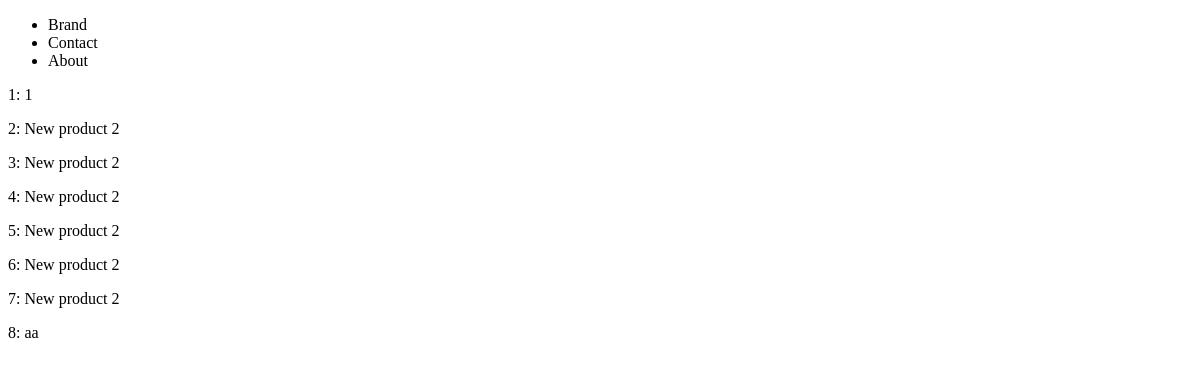
Before: /product/ with the older database file.
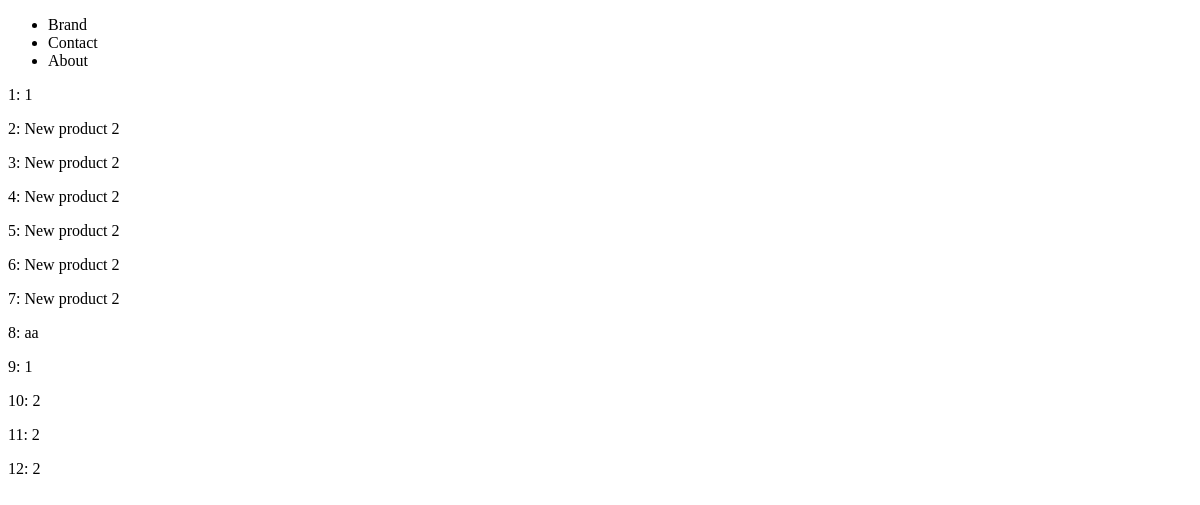
After: the same page with the newer database file.
### products/models.py (models this page shows)
class Product(models.Model):
    title = models.CharField(max_length=120)
    description = models.TextField(blank=True, null=True)
    price = models.DecimalField(decimal_places=2, max_digits=10000)
    summary = models.TextField(blank=True, null=True)

### products/views.py (the view)
# urls.py: path('product/', product_list_view),
def product_list_view(request):
    queryset = Product.objects.all() # list of objects
    context = {
        "object_list": queryset
    }
    return render(request, "product/list.html", context)

### products/templates/product/list.html
{% extends 'base.html' %}
{% block content %}
    {% for instance in object_list %}
        <p>{{ instance.id }}: {{ instance.title }}</p>
    {% endfor %}
{% endblock %}

### templates/base.html (shortened to what this page needs)
<!doctype html>
<html>
<head>
</head>
<body>
    {% include 'navbar.html' %}
    {% block content %}{% endblock %}
</body>
</html>

### templates/navbar.html
<nav>
    <ul>
        <li>Brand</li>
        <li>Contact</li>
        <li>About</li>
    </ul>
</nav>

Changed rows visible on the page:
added Product: id "9", title "1"
added Product: id "10", title "2"
added Product: id "11", title "2"
added Product: id "12", title "2"
